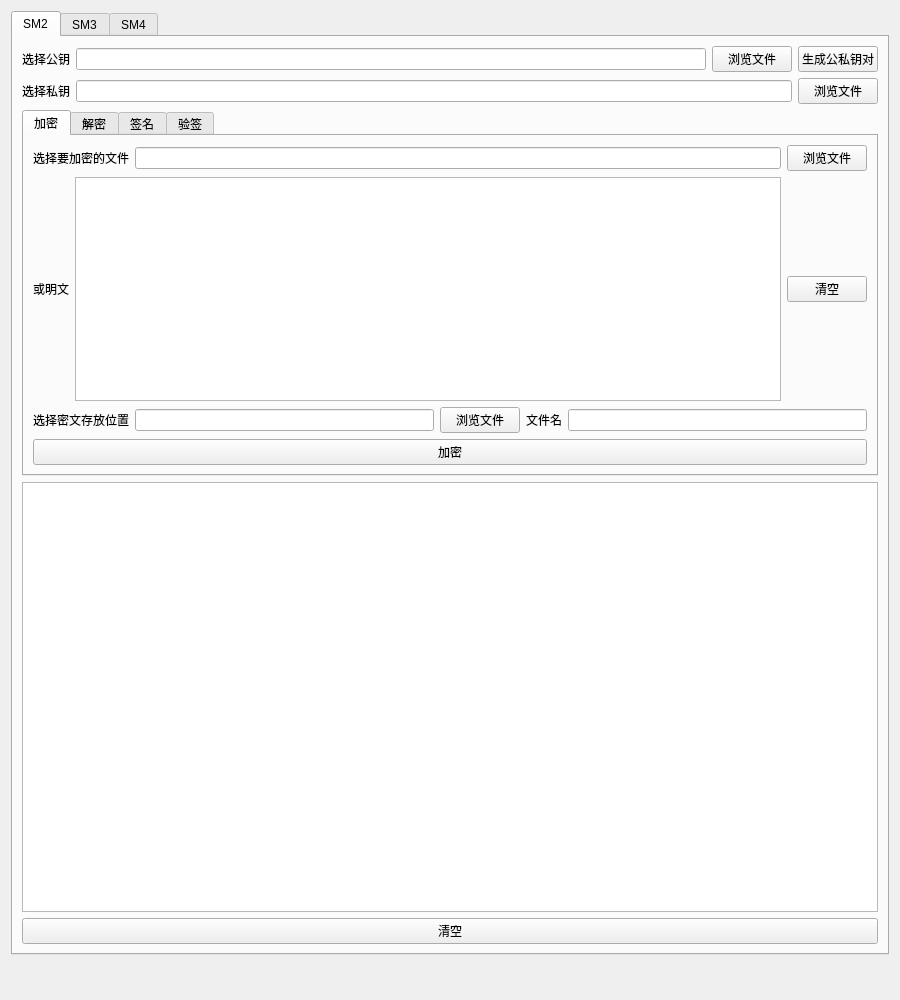
<?xml version="1.0" encoding="UTF-8"?>
<ui version="4.0">
 <class>Form</class>
 <widget class="QWidget" name="Form">
  <property name="geometry">
   <rect>
    <x>0</x>
    <y>0</y>
    <width>900</width>
    <height>1000</height>
   </rect>
  </property>
  <property name="windowTitle">
   <string>APP</string>
  </property>
  <property name="windowIcon">
   <iconset>
    <normaloff>1.ico</normaloff>1.ico</iconset>
  </property>
  <layout class="QGridLayout" name="gridLayout_3">
   <item row="0" column="0">
    <widget class="QTabWidget" name="tabWidget">
     <property name="currentIndex">
      <number>0</number>
     </property>
     <widget class="QWidget" name="tab_3">
      <attribute name="title">
       <string>SM2</string>
      </attribute>
      <layout class="QGridLayout" name="gridLayout_2">
       <item row="0" column="0">
        <layout class="QGridLayout" name="gridLayout_13">
         <item row="1" column="0">
          <widget class="QTextBrowser" name="sm2_log"/>
         </item>
         <item row="2" column="0">
          <widget class="QPushButton" name="sm2_log_clear_button">
           <property name="text">
            <string>清空</string>
           </property>
          </widget>
         </item>
         <item row="0" column="0">
          <layout class="QGridLayout" name="gridLayout_10">
           <item row="0" column="0">
            <layout class="QGridLayout" name="gridLayout_11">
             <item row="0" column="0">
              <widget class="QLabel" name="label">
               <property name="text">
                <string>选择公钥</string>
               </property>
              </widget>
             </item>
             <item row="0" column="1">
              <widget class="QLineEdit" name="sm2_pub_file_linetext"/>
             </item>
             <item row="0" column="2">
              <widget class="QPushButton" name="sm2_pub_file_button">
               <property name="text">
                <string>浏览文件</string>
               </property>
              </widget>
             </item>
             <item row="0" column="3">
              <widget class="QPushButton" name="sm2_keygen_button">
               <property name="text">
                <string>生成公私钥对</string>
               </property>
              </widget>
             </item>
            </layout>
           </item>
           <item row="1" column="0">
            <layout class="QGridLayout" name="gridLayout_14">
             <item row="0" column="0">
              <widget class="QLabel" name="label_2">
               <property name="text">
                <string>选择私钥</string>
               </property>
              </widget>
             </item>
             <item row="0" column="1">
              <widget class="QLineEdit" name="sm2_pri_file_linetext"/>
             </item>
             <item row="0" column="2">
              <widget class="QPushButton" name="sm2_pri_file_button">
               <property name="text">
                <string>浏览文件</string>
               </property>
              </widget>
             </item>
            </layout>
           </item>
           <item row="2" column="0">
            <widget class="QTabWidget" name="tabWidget_2">
             <property name="currentIndex">
              <number>0</number>
             </property>
             <widget class="QWidget" name="tab_4">
              <attribute name="title">
               <string>加密</string>
              </attribute>
              <layout class="QGridLayout" name="gridLayout_15">
               <item row="0" column="0">
                <layout class="QGridLayout" name="gridLayout_12">
                 <item row="0" column="0">
                  <layout class="QGridLayout" name="gridLayout_17">
                   <item row="0" column="0">
                    <widget class="QLabel" name="label_3">
                     <property name="text">
                      <string>选择要加密的文件</string>
                     </property>
                    </widget>
                   </item>
                   <item row="0" column="1">
                    <widget class="QLineEdit" name="sm2_enc_file_linetext"/>
                   </item>
                   <item row="0" column="2">
                    <widget class="QPushButton" name="sm2_enc_file_button">
                     <property name="text">
                      <string>浏览文件</string>
                     </property>
                    </widget>
                   </item>
                  </layout>
                 </item>
                 <item row="1" column="0">
                  <layout class="QHBoxLayout" name="horizontalLayout">
                   <item>
                    <widget class="QLabel" name="label_4">
                     <property name="text">
                      <string>或明文</string>
                     </property>
                    </widget>
                   </item>
                   <item>
                    <widget class="QPlainTextEdit" name="sm2_enc_plaintext"/>
                   </item>
                   <item>
                    <widget class="QPushButton" name="sm2_enc_plaintext_clear_button">
                     <property name="text">
                      <string>清空</string>
                     </property>
                    </widget>
                   </item>
                  </layout>
                 </item>
                 <item row="2" column="0">
                  <layout class="QGridLayout" name="gridLayout_18">
                   <item row="0" column="3">
                    <widget class="QLabel" name="label_8">
                     <property name="text">
                      <string>文件名</string>
                     </property>
                    </widget>
                   </item>
                   <item row="0" column="4">
                    <widget class="QLineEdit" name="sm2_cipher_filename_linetext"/>
                   </item>
                   <item row="0" column="1">
                    <widget class="QLineEdit" name="sm2_cipher_store_file_linetext"/>
                   </item>
                   <item row="0" column="0">
                    <widget class="QLabel" name="label_5">
                     <property name="text">
                      <string>选择密文存放位置</string>
                     </property>
                    </widget>
                   </item>
                   <item row="0" column="2">
                    <widget class="QPushButton" name="sm2_cipher_store_file_button">
                     <property name="text">
                      <string>浏览文件</string>
                     </property>
                    </widget>
                   </item>
                  </layout>
                 </item>
                 <item row="3" column="0">
                  <widget class="QPushButton" name="sm2_enc_button">
                   <property name="text">
                    <string>加密</string>
                   </property>
                  </widget>
                 </item>
                </layout>
               </item>
              </layout>
             </widget>
             <widget class="QWidget" name="tab_5">
              <attribute name="title">
               <string>解密</string>
              </attribute>
              <layout class="QGridLayout" name="gridLayout_25">
               <item row="0" column="0">
                <layout class="QGridLayout" name="gridLayout_24">
                 <item row="0" column="0">
                  <layout class="QHBoxLayout" name="horizontalLayout_6">
                   <item>
                    <widget class="QLabel" name="label_6">
                     <property name="text">
                      <string>选择要解密的文件</string>
                     </property>
                    </widget>
                   </item>
                   <item>
                    <widget class="QLineEdit" name="sm2_dec_file_linetext"/>
                   </item>
                   <item>
                    <widget class="QPushButton" name="sm2_dec_file_button">
                     <property name="text">
                      <string>浏览文件</string>
                     </property>
                    </widget>
                   </item>
                  </layout>
                 </item>
                 <item row="1" column="0">
                  <layout class="QHBoxLayout" name="horizontalLayout_7">
                   <item>
                    <widget class="QLabel" name="label_7">
                     <property name="text">
                      <string>或密文</string>
                     </property>
                    </widget>
                   </item>
                   <item>
                    <widget class="QPlainTextEdit" name="sm2_dec_ciphertext"/>
                   </item>
                   <item>
                    <widget class="QPushButton" name="sm2_dec_ciphertext_clear_button">
                     <property name="text">
                      <string>清空</string>
                     </property>
                    </widget>
                   </item>
                  </layout>
                 </item>
                 <item row="2" column="0">
                  <layout class="QHBoxLayout" name="horizontalLayout_8">
                   <item>
                    <widget class="QLabel" name="label_13">
                     <property name="text">
                      <string>选择明文存放位置</string>
                     </property>
                    </widget>
                   </item>
                   <item>
                    <widget class="QLineEdit" name="sm2_plain_store_file_linetext"/>
                   </item>
                   <item>
                    <widget class="QPushButton" name="sm2_plain_store_file_button">
                     <property name="text">
                      <string>浏览文件</string>
                     </property>
                    </widget>
                   </item>
                   <item>
                    <widget class="QLabel" name="label_9">
                     <property name="text">
                      <string>文件名</string>
                     </property>
                    </widget>
                   </item>
                   <item>
                    <widget class="QLineEdit" name="sm2_plain_filename_linetext"/>
                   </item>
                  </layout>
                 </item>
                 <item row="3" column="0">
                  <widget class="QPushButton" name="sm2_dec_button">
                   <property name="text">
                    <string>解密</string>
                   </property>
                  </widget>
                 </item>
                </layout>
               </item>
              </layout>
             </widget>
             <widget class="QWidget" name="tab_6">
              <attribute name="title">
               <string>签名</string>
              </attribute>
              <layout class="QGridLayout" name="gridLayout_19">
               <item row="0" column="0">
                <layout class="QGridLayout" name="gridLayout_16">
                 <item row="0" column="0">
                  <layout class="QHBoxLayout" name="horizontalLayout_9">
                   <item>
                    <widget class="QLabel" name="label_14">
                     <property name="text">
                      <string>选择要签名的文件</string>
                     </property>
                    </widget>
                   </item>
                   <item>
                    <widget class="QLineEdit" name="sm2_sign_file_linetext"/>
                   </item>
                   <item>
                    <widget class="QPushButton" name="sm2_sign_file_button">
                     <property name="text">
                      <string>浏览文件</string>
                     </property>
                    </widget>
                   </item>
                  </layout>
                 </item>
                 <item row="1" column="0">
                  <layout class="QHBoxLayout" name="horizontalLayout_10">
                   <item>
                    <widget class="QLabel" name="label_15">
                     <property name="text">
                      <string>选择签名存放位置</string>
                     </property>
                    </widget>
                   </item>
                   <item>
                    <widget class="QLineEdit" name="sm2_sign_sign_store_file_linetext"/>
                   </item>
                   <item>
                    <widget class="QPushButton" name="sm2_sign_sign_store_file_button">
                     <property name="text">
                      <string>浏览文件</string>
                     </property>
                    </widget>
                   </item>
                   <item>
                    <widget class="QLabel" name="label_10">
                     <property name="text">
                      <string>文件名</string>
                     </property>
                    </widget>
                   </item>
                   <item>
                    <widget class="QLineEdit" name="sm2_sign_sign_filename_linetext"/>
                   </item>
                  </layout>
                 </item>
                 <item row="2" column="0">
                  <widget class="QPushButton" name="sm2_sign_button">
                   <property name="text">
                    <string>签名</string>
                   </property>
                  </widget>
                 </item>
                </layout>
               </item>
              </layout>
             </widget>
             <widget class="QWidget" name="tab_7">
              <attribute name="title">
               <string>验签</string>
              </attribute>
              <layout class="QGridLayout" name="gridLayout_27">
               <item row="0" column="0">
                <layout class="QGridLayout" name="gridLayout_26">
                 <item row="0" column="0">
                  <layout class="QHBoxLayout" name="horizontalLayout_11">
                   <item>
                    <widget class="QLabel" name="label_17">
                     <property name="text">
                      <string>选择要验证的文件</string>
                     </property>
                    </widget>
                   </item>
                   <item>
                    <widget class="QLineEdit" name="sm2_verify_file_linetext"/>
                   </item>
                   <item>
                    <widget class="QPushButton" name="sm2_verify_file_button">
                     <property name="text">
                      <string>浏览文件</string>
                     </property>
                    </widget>
                   </item>
                  </layout>
                 </item>
                 <item row="1" column="0">
                  <layout class="QHBoxLayout" name="horizontalLayout_12">
                   <item>
                    <widget class="QLabel" name="label_16">
                     <property name="text">
                      <string>选择存放签名的文件</string>
                     </property>
                    </widget>
                   </item>
                   <item>
                    <widget class="QLineEdit" name="sm2_verify_sign_store_file_linetext"/>
                   </item>
                   <item>
                    <widget class="QPushButton" name="sm2_verify_sign_file_button">
                     <property name="text">
                      <string>浏览文件</string>
                     </property>
                    </widget>
                   </item>
                  </layout>
                 </item>
                 <item row="2" column="0">
                  <widget class="QPushButton" name="sm2_verify_button">
                   <property name="text">
                    <string>验证</string>
                   </property>
                  </widget>
                 </item>
                </layout>
               </item>
              </layout>
             </widget>
            </widget>
           </item>
          </layout>
         </item>
        </layout>
       </item>
      </layout>
     </widget>
     <widget class="QWidget" name="tab">
      <attribute name="title">
       <string>SM3</string>
      </attribute>
      <layout class="QGridLayout" name="gridLayout_4">
       <item row="0" column="0">
        <layout class="QGridLayout" name="gridLayout_9">
         <item row="0" column="0">
          <widget class="QTabWidget" name="tabWidget_3">
           <property name="currentIndex">
            <number>0</number>
           </property>
           <widget class="QWidget" name="tab_12">
            <attribute name="title">
             <string>计算哈希</string>
            </attribute>
            <layout class="QGridLayout" name="gridLayout_23">
             <item row="0" column="0">
              <layout class="QGridLayout" name="gridLayout_20">
               <item row="0" column="0">
                <layout class="QGridLayout" name="gridLayout_5">
                 <item row="0" column="0">
                  <widget class="QLabel" name="label_18">
                   <property name="text">
                    <string>选择要哈希的文件</string>
                   </property>
                  </widget>
                 </item>
                 <item row="0" column="1">
                  <widget class="QLineEdit" name="sm3_hash_file_linetext"/>
                 </item>
                 <item row="0" column="2">
                  <widget class="QPushButton" name="sm3_hash_file_button">
                   <property name="text">
                    <string>浏览文件</string>
                   </property>
                  </widget>
                 </item>
                </layout>
               </item>
               <item row="1" column="0">
                <layout class="QGridLayout" name="gridLayout_6">
                 <item row="0" column="4">
                  <widget class="QLineEdit" name="sm3_hash_hash_filename_linetext"/>
                 </item>
                 <item row="0" column="0">
                  <widget class="QLabel" name="label_19">
                   <property name="text">
                    <string>选择哈希值存放位置</string>
                   </property>
                  </widget>
                 </item>
                 <item row="0" column="1">
                  <widget class="QLineEdit" name="sm3_store_hash_file_linetext"/>
                 </item>
                 <item row="0" column="3">
                  <widget class="QLabel" name="label_12">
                   <property name="text">
                    <string>文件名</string>
                   </property>
                  </widget>
                 </item>
                 <item row="0" column="2">
                  <widget class="QPushButton" name="sm3_store_hash_file_button">
                   <property name="text">
                    <string>浏览文件</string>
                   </property>
                  </widget>
                 </item>
                </layout>
               </item>
               <item row="2" column="0">
                <widget class="QPushButton" name="sm3_hash_button">
                 <property name="text">
                  <string>哈希</string>
                 </property>
                </widget>
               </item>
              </layout>
             </item>
            </layout>
           </widget>
           <widget class="QWidget" name="tab_13">
            <attribute name="title">
             <string>校验</string>
            </attribute>
            <layout class="QGridLayout" name="gridLayout_22">
             <item row="0" column="0">
              <layout class="QGridLayout" name="gridLayout_21">
               <item row="0" column="0">
                <layout class="QGridLayout" name="gridLayout_7">
                 <item row="0" column="0">
                  <widget class="QLabel" name="label_20">
                   <property name="text">
                    <string>选择要校验的文件</string>
                   </property>
                  </widget>
                 </item>
                 <item row="0" column="1">
                  <widget class="QLineEdit" name="sm3_verify_file_linetext"/>
                 </item>
                 <item row="0" column="2">
                  <widget class="QPushButton" name="sm3_verify_file_button">
                   <property name="text">
                    <string>浏览文件</string>
                   </property>
                  </widget>
                 </item>
                </layout>
               </item>
               <item row="1" column="0">
                <layout class="QGridLayout" name="gridLayout_8">
                 <item row="0" column="1">
                  <widget class="QLineEdit" name="sm3_verify_hash_file_linetext"/>
                 </item>
                 <item row="0" column="0">
                  <widget class="QLabel" name="label_21">
                   <property name="text">
                    <string>选择哈希值存放位置</string>
                   </property>
                  </widget>
                 </item>
                 <item row="0" column="2">
                  <widget class="QPushButton" name="sm3_verify_hash_file_button">
                   <property name="text">
                    <string>浏览文件</string>
                   </property>
                  </widget>
                 </item>
                </layout>
               </item>
               <item row="2" column="0">
                <widget class="QPushButton" name="sm3_verify_button">
                 <property name="text">
                  <string>校验</string>
                 </property>
                </widget>
               </item>
              </layout>
             </item>
            </layout>
           </widget>
          </widget>
         </item>
         <item row="1" column="0">
          <widget class="QTextBrowser" name="sm3_log"/>
         </item>
         <item row="2" column="0">
          <widget class="QPushButton" name="sm3_log_clear_button">
           <property name="text">
            <string>清空</string>
           </property>
          </widget>
         </item>
        </layout>
       </item>
      </layout>
     </widget>
     <widget class="QWidget" name="tab_2">
      <attribute name="title">
       <string>SM4</string>
      </attribute>
      <layout class="QGridLayout" name="gridLayout">
       <item row="0" column="0">
        <layout class="QVBoxLayout" name="verticalLayout_14">
         <item>
          <widget class="QTabWidget" name="tabWidget_4">
           <property name="currentIndex">
            <number>0</number>
           </property>
           <widget class="QWidget" name="tab_14">
            <attribute name="title">
             <string>加密</string>
            </attribute>
            <layout class="QGridLayout" name="gridLayout_28">
             <item row="0" column="0">
              <layout class="QVBoxLayout" name="verticalLayout_12">
               <item>
                <layout class="QHBoxLayout" name="horizontalLayout_21">
                 <item>
                  <widget class="QLabel" name="label_22">
                   <property name="text">
                    <string>密钥</string>
                   </property>
                  </widget>
                 </item>
                 <item>
                  <widget class="QLineEdit" name="sm4_enc_key_linetext">
                   <property name="placeholderText">
                    <string>密钥长度尽量等于16，虽然会自动对密钥进行填充或截断，但可能会存在安全隐患</string>
                   </property>
                  </widget>
                 </item>
                </layout>
               </item>
               <item>
                <layout class="QHBoxLayout" name="horizontalLayout_17">
                 <item>
                  <widget class="QLabel" name="label_23">
                   <property name="text">
                    <string>选择要加密的文件</string>
                   </property>
                  </widget>
                 </item>
                 <item>
                  <widget class="QLineEdit" name="sm4_enc_plain_file_linetext"/>
                 </item>
                 <item>
                  <widget class="QPushButton" name="sm4_enc_plain_file_button">
                   <property name="text">
                    <string>浏览文件</string>
                   </property>
                  </widget>
                 </item>
                </layout>
               </item>
               <item>
                <layout class="QHBoxLayout" name="horizontalLayout_18">
                 <item>
                  <widget class="QLabel" name="label_24">
                   <property name="text">
                    <string>选择密文存放位置</string>
                   </property>
                  </widget>
                 </item>
                 <item>
                  <widget class="QLineEdit" name="sm4_enc_store_cipher_file_linetext"/>
                 </item>
                 <item>
                  <widget class="QPushButton" name="sm4_enc_store_cipher_file_button">
                   <property name="text">
                    <string>浏览文件</string>
                   </property>
                  </widget>
                 </item>
                 <item>
                  <widget class="QLabel" name="label_29">
                   <property name="text">
                    <string>文件名</string>
                   </property>
                  </widget>
                 </item>
                 <item>
                  <widget class="QLineEdit" name="sm4_cipher_filename_linetext"/>
                 </item>
                </layout>
               </item>
               <item>
                <widget class="QPushButton" name="sm4_enc_button">
                 <property name="text">
                  <string>加密</string>
                 </property>
                </widget>
               </item>
              </layout>
             </item>
            </layout>
           </widget>
           <widget class="QWidget" name="tab_15">
            <attribute name="title">
             <string>解密</string>
            </attribute>
            <layout class="QGridLayout" name="gridLayout_29">
             <item row="0" column="0">
              <layout class="QVBoxLayout" name="verticalLayout_13">
               <item>
                <layout class="QHBoxLayout" name="horizontalLayout_22">
                 <item>
                  <widget class="QLabel" name="label_27">
                   <property name="text">
                    <string>密钥</string>
                   </property>
                  </widget>
                 </item>
                 <item>
                  <widget class="QLineEdit" name="sm4_dec_key_linetext">
                   <property name="placeholderText">
                    <string>密钥长度尽量等于16，虽然会自动对密钥进行填充或截断，但可能会存在安全隐患</string>
                   </property>
                  </widget>
                 </item>
                </layout>
               </item>
               <item>
                <layout class="QHBoxLayout" name="horizontalLayout_19">
                 <item>
                  <widget class="QLabel" name="label_25">
                   <property name="text">
                    <string>选择要解密的文件</string>
                   </property>
                  </widget>
                 </item>
                 <item>
                  <widget class="QLineEdit" name="sm4_dec_cipher_file_linetext"/>
                 </item>
                 <item>
                  <widget class="QPushButton" name="sm4_dec_cipher_file_button">
                   <property name="text">
                    <string>浏览文件</string>
                   </property>
                  </widget>
                 </item>
                </layout>
               </item>
               <item>
                <layout class="QHBoxLayout" name="horizontalLayout_20">
                 <item>
                  <widget class="QLabel" name="label_26">
                   <property name="text">
                    <string>选择明文存放位置</string>
                   </property>
                  </widget>
                 </item>
                 <item>
                  <widget class="QLineEdit" name="sm4_dec_store_plain_file_linetext"/>
                 </item>
                 <item>
                  <widget class="QPushButton" name="sm4_dec_store_plain_file_button">
                   <property name="text">
                    <string>浏览文件</string>
                   </property>
                  </widget>
                 </item>
                 <item>
                  <widget class="QLabel" name="label_30">
                   <property name="text">
                    <string>文件名</string>
                   </property>
                  </widget>
                 </item>
                 <item>
                  <widget class="QLineEdit" name="sm4_plain_filename_linetext"/>
                 </item>
                </layout>
               </item>
               <item>
                <widget class="QPushButton" name="sm4_dec_button">
                 <property name="text">
                  <string>解密</string>
                 </property>
                </widget>
               </item>
              </layout>
             </item>
            </layout>
           </widget>
          </widget>
         </item>
         <item>
          <widget class="QTextBrowser" name="sm4_log"/>
         </item>
         <item>
          <widget class="QPushButton" name="sm4_log_clear_button">
           <property name="text">
            <string>清空</string>
           </property>
          </widget>
         </item>
        </layout>
       </item>
      </layout>
     </widget>
    </widget>
   </item>
   <item row="1" column="0">
    <widget class="QLabel" name="label_11">
     <property name="text">
      <string>&lt;html&gt;&lt;head/&gt;&lt;body&gt;&lt;p&gt;&lt;br/&gt;&lt;/p&gt;&lt;/body&gt;&lt;/html&gt;</string>
     </property>
    </widget>
   </item>
  </layout>
  <widget class="QWidget" name="layoutWidget">
   <property name="geometry">
    <rect>
     <x>0</x>
     <y>0</y>
     <width>100</width>
     <height>30</height>
    </rect>
   </property>
   <layout class="QVBoxLayout" name="verticalLayout_2"/>
  </widget>
 </widget>
 <resources/>
 <connections/>
</ui>
